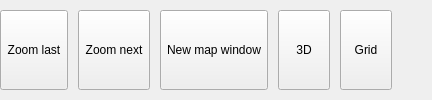
          <widget class="QWidget" name="mViewTab">
           <attribute name="title">
            <string>View</string>
           </attribute>
           <layout class="QGridLayout" name="gridLayout_6">
            <property name="leftMargin">
             <number>0</number>
            </property>
            <property name="topMargin">
             <number>10</number>
            </property>
            <property name="rightMargin">
             <number>0</number>
            </property>
            <property name="bottomMargin">
             <number>10</number>
            </property>
            <property name="horizontalSpacing">
             <number>10</number>
            </property>
            <property name="verticalSpacing">
             <number>0</number>
            </property>
            <item row="0" column="3">
             <widget class="QgsRibbonButton" name="m3DButton">
              <property name="sizePolicy">
               <sizepolicy hsizetype="Expanding" vsizetype="Fixed">
                <horstretch>0</horstretch>
                <verstretch>0</verstretch>
               </sizepolicy>
              </property>
              <property name="minimumSize">
               <size>
                <width>52</width>
                <height>80</height>
               </size>
              </property>
              <property name="maximumSize">
               <size>
                <width>114</width>
                <height>80</height>
               </size>
              </property>
              <property name="text">
               <string>3D</string>
              </property>
              <property name="iconSize">
               <size>
                <width>32</width>
                <height>32</height>
               </size>
              </property>
             </widget>
            </item>
            <item row="0" column="0">
             <widget class="QgsRibbonButton" name="mZoomLastButton">
              <property name="sizePolicy">
               <sizepolicy hsizetype="Expanding" vsizetype="Fixed">
                <horstretch>0</horstretch>
                <verstretch>0</verstretch>
               </sizepolicy>
              </property>
              <property name="minimumSize">
               <size>
                <width>52</width>
                <height>80</height>
               </size>
              </property>
              <property name="maximumSize">
               <size>
                <width>114</width>
                <height>80</height>
               </size>
              </property>
              <property name="text">
               <string>Zoom last</string>
              </property>
              <property name="iconSize">
               <size>
                <width>32</width>
                <height>32</height>
               </size>
              </property>
             </widget>
            </item>
            <item row="0" column="2">
             <widget class="QgsRibbonButton" name="mNewMapWindowButton">
              <property name="sizePolicy">
               <sizepolicy hsizetype="Expanding" vsizetype="Fixed">
                <horstretch>0</horstretch>
                <verstretch>0</verstretch>
               </sizepolicy>
              </property>
              <property name="minimumSize">
               <size>
                <width>52</width>
                <height>80</height>
               </size>
              </property>
              <property name="maximumSize">
               <size>
                <width>114</width>
                <height>80</height>
               </size>
              </property>
              <property name="text">
               <string>New map window</string>
              </property>
              <property name="iconSize">
               <size>
                <width>32</width>
                <height>32</height>
               </size>
              </property>
             </widget>
            </item>
            <item row="0" column="4">
             <widget class="QgsRibbonButton" name="mGridButton">
              <property name="sizePolicy">
               <sizepolicy hsizetype="Expanding" vsizetype="Fixed">
                <horstretch>0</horstretch>
                <verstretch>0</verstretch>
               </sizepolicy>
              </property>
              <property name="minimumSize">
               <size>
                <width>52</width>
                <height>80</height>
               </size>
              </property>
              <property name="maximumSize">
               <size>
                <width>114</width>
                <height>80</height>
               </size>
              </property>
              <property name="text">
               <string>Grid</string>
              </property>
              <property name="iconSize">
               <size>
                <width>32</width>
                <height>32</height>
               </size>
              </property>
             </widget>
            </item>
            <item row="0" column="1">
             <widget class="QgsRibbonButton" name="mZoomNextButton">
              <property name="sizePolicy">
               <sizepolicy hsizetype="Expanding" vsizetype="Fixed">
                <horstretch>0</horstretch>
                <verstretch>0</verstretch>
               </sizepolicy>
              </property>
              <property name="minimumSize">
               <size>
                <width>52</width>
                <height>80</height>
               </size>
              </property>
              <property name="maximumSize">
               <size>
                <width>114</width>
                <height>80</height>
               </size>
              </property>
              <property name="text">
               <string>Zoom next</string>
              </property>
              <property name="iconSize">
               <size>
                <width>32</width>
                <height>32</height>
               </size>
              </property>
             </widget>
            </item>
            <item row="0" column="5">
             <spacer name="horizontalSpacer_6">
              <property name="orientation">
               <enum>Qt::Horizontal</enum>
              </property>
              <property name="sizeHint" stdset="0">
               <size>
                <width>40</width>
                <height>20</height>
               </size>
              </property>
             </spacer>
            </item>
           </layout>
          </widget>
